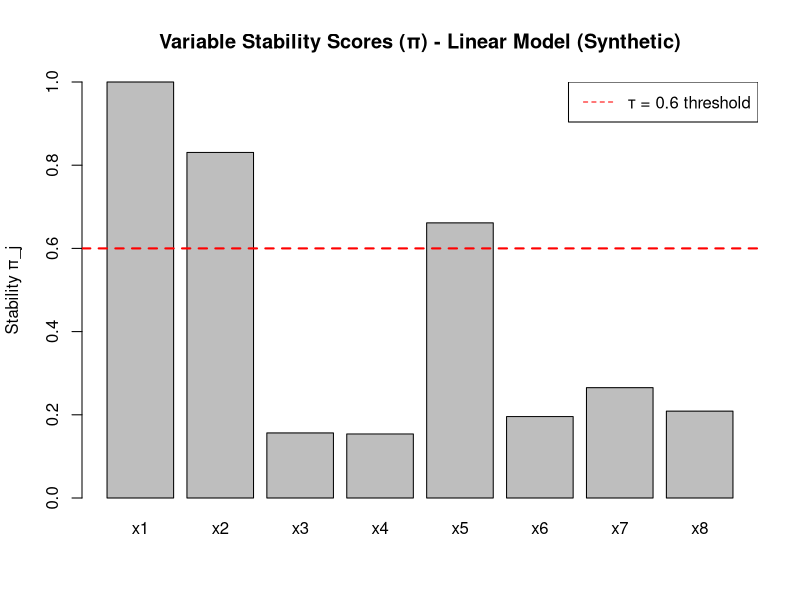
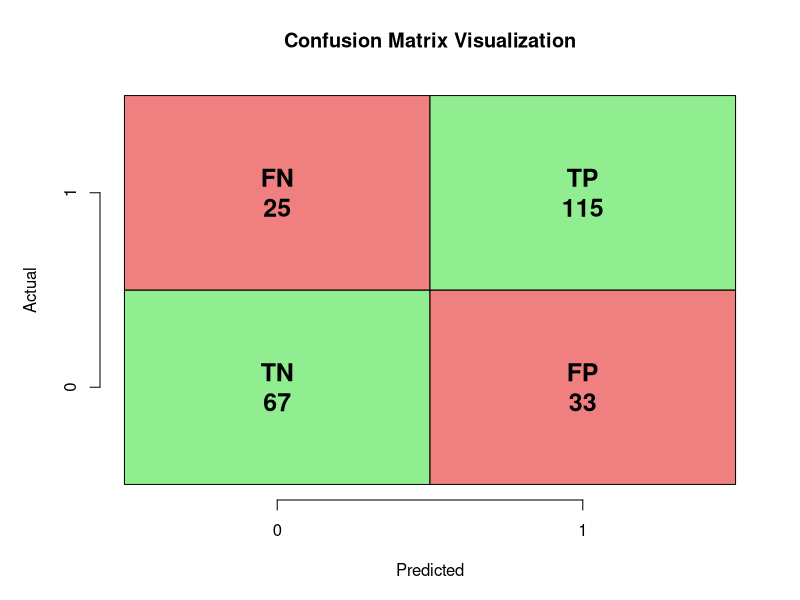

Source code (R) for these figures, in order: (Note: this script raises an error after producing the figures.)
## ---- chunk 1
knitr::opts_chunk$set(
  echo = TRUE,
  message = FALSE,
  warning = FALSE,
  fig.width = 10,
  fig.height = 6
)
set.seed(42)

## ---- chunk 2
## Synthetic Gaussian data

n  <- 200
p  <- 8
X_linear <- as.data.frame(matrix(rnorm(n * p), n, p))
names(X_linear) <- paste0("x", 1:p)

beta <- c(2, -1.5, 0, 0, 1, rep(0, p - 5))
y_linear <- as.numeric(as.matrix(X_linear) %*% beta + rnorm(n, sd = 1.0))

## Synthetic Logistic data

n2 <- 240
p2 <- 6
X_logistic <- as.data.frame(matrix(rnorm(n2 * p2), n2, p2))
names(X_logistic) <- paste0("x", 1:p2)

linlp <- 0.6 + 1.0 * X_logistic$x1 - 1.2 * X_logistic$x2 + 0.8 * X_logistic$x5
pr    <- 1 / (1 + exp(-linlp))
y_logistic <- rbinom(n2, size = 1, prob = pr)

## ---- chunk 3

# -------------------------------------------------------------

# Core Helper: fit_model_aic()

# -------------------------------------------------------------

#' Compute AIC for a model with selected predictors
#'
#' @param X A data frame of predictors (n × p)
#' @param y Response vector of length n
#' @param vars Integer vector of column indices to include (empty = intercept-only)
#' @param model_type Either "gaussian" or "binomial"
#'
#' @return Numeric AIC value
fit_model_aic <- function(X, y, vars, model_type = c("gaussian", "binomial")) {
model_type <- match.arg(model_type)

# Empty model (intercept only)

if (length(vars) == 0) {
df  <- data.frame(y = y)
fam <- if (model_type == "gaussian") gaussian() else binomial()
fit <- glm(y ~ 1, data = df, family = fam)
return(AIC(fit))
}

# Data frame with selected predictors

df  <- data.frame(y = y, X[, vars, drop = FALSE])
fam <- if (model_type == "gaussian") gaussian() else binomial()
fit <- glm(y ~ ., data = df, family = fam)

AIC(fit)
}

## Quick internal test (Gaussian example)

test_aic_empty <- fit_model_aic(
X = X_linear,
y = y_linear,
vars = integer(0),
model_type = "gaussian"
)

test_aic_two_vars <- fit_model_aic(
X = X_linear,
y = y_linear,
vars = c(1, 2),
model_type = "gaussian"
)

cat("Test: Intercept-only AIC =", round(test_aic_empty, 3), "\n")
cat("Test: AIC with x1 + x2    =", round(test_aic_two_vars, 3), "\n")


## ---- chunk 4
#-------------------------------------------------------------
#Algorithm 1: multi_path_forward()
#-------------------------------------------------------------

#' Algorithm 1: Multiple-Path Forward Selection
#'
#' @param X Data frame of predictors
#' @param y Response vector
#' @param model_type "gaussian" or "binomial"
#' @param K Maximum number of steps (defaults to min(p, 10))
#' @param eps Minimum AIC improvement required to expand a model
#' @param delta AIC tolerance for keeping near-ties
#' @param L Maximum number of models to keep per step
#'
#' @return List with:
#' - var_names: predictor names
#' - step_models: models at each step (list of lists)
#' - step_AICs: corresponding AICs
multi_path_forward <- function(
X, y,
model_type = c("gaussian", "binomial"),
K = NULL,
eps = 1e-6,
delta = 2,
L = 50
) {
model_type <- match.arg(model_type)
X <- as.data.frame(X)

p <- ncol(X)
var_names <- colnames(X)
if (is.null(K)) K <- min(p, 10)

#Helper to create unique key for a model

model_key <- function(idx) {
if (length(idx) == 0) return("")
paste(sort(idx), collapse = ",")
}

#Initialize: parent is empty model (intercept only)

parent_models <- list(integer(0))
parent_AICs <- fit_model_aic(X, y, vars = integer(0), model_type = model_type)

step_models <- list()
step_AICs <- list()

for (k in seq_len(K)) {
cat("Step", k, ": processing", length(parent_models), "parent model(s)...\n")

children_list <- list()
children_AICs <- numeric(0)
children_keys <- character(0)

# For each parent, generate all possible children
for (m in seq_along(parent_models)) {
  parent_idx <- parent_models[[m]]
  parent_aic <- parent_AICs[m]

  remaining <- setdiff(seq_len(p), parent_idx)
  if (length(remaining) == 0) next  # no more variables to add

  cand_models <- list()
  cand_AICs   <- numeric(0)

  # Try adding each remaining variable
  for (j in remaining) {
    child_idx <- sort(c(parent_idx, j))
    aic_child <- fit_model_aic(X, y, vars = child_idx, model_type = model_type)
    cand_models[[length(cand_models) + 1]] <- child_idx
    cand_AICs[length(cand_AICs) + 1]       <- aic_child
  }

  if (!length(cand_AICs)) next

  best_child_AIC <- min(cand_AICs)

  # Check: is there at least eps improvement?
  if ((parent_aic - best_child_AIC) < eps) {
    cat("  Parent", m, ": no improvement ≥ eps; stopping expansion.\n")
    next
  }

  # Keep children within delta of best child AIC
  keep_idx <- which(cand_AICs <= best_child_AIC + delta)
  for (i_keep in keep_idx) {
    child_idx <- cand_models[[i_keep]]
    aic_child <- cand_AICs[i_keep]
    key       <- model_key(child_idx)

    children_list[[length(children_list) + 1]] <- child_idx
    children_AICs[length(children_AICs) + 1]   <- aic_child
    children_keys[length(children_keys) + 1]   <- key
  }
}

# If no children generated, stop
if (!length(children_list)) {
  cat("No further improvement. Stopping.\n")
  break
}

# Deduplicate: keep best AIC per unique model key
df_children <- data.frame(
  key = children_keys,
  AIC = children_AICs,
  stringsAsFactors = FALSE
)

agg <- aggregate(AIC ~ key, data = df_children, FUN = min)
agg <- agg[order(agg$AIC), ]

# Cap at L models
if (!is.null(L) && nrow(agg) > L) {
  agg <- agg[seq_len(L), ]
}

cat("  Step", k, "produced", nrow(agg), "unique model(s) after dedup/cap.\n")

# Convert keys back to index vectors
new_parents <- vector("list", nrow(agg))
new_AICs    <- numeric(nrow(agg))

for (i in seq_len(nrow(agg))) {
  key <- agg$key[i]
  if (key == "") {
    idx <- integer(0)
  } else {
    idx <- as.integer(strsplit(key, ",")[[1]])
  }
  new_parents[[i]] <- idx
  new_AICs[i]      <- agg$AIC[i]
}

step_models[[k]] <- new_parents
step_AICs[[k]]   <- new_AICs

parent_models <- new_parents
parent_AICs   <- new_AICs

}

cat("\n=== Algorithm 1 Complete ===\n")

list(
var_names = var_names,
step_models = step_models,
step_AICs = step_AICs
)
}

cat("\n### RUNNING ALGORITHM 1: LINEAR REGRESSION (Synthetic) ###\n\n")
mp_full_linear <- multi_path_forward(
X = X_linear,
y = y_linear,
model_type = "gaussian",
K = NULL, # auto: min(p, 10)
eps = 1e-6,
delta = 2,
L = 50
)

cat("\nModels per step:\n")
print(sapply(mp_full_linear$step_models, length))






## ---- chunk 5
#-------------------------------------------------------------
#Algorithm 2: compute_stability()
#-------------------------------------------------------------

#' Algorithm 2: Compute variable stability via resampling
#'
#' @param X Data frame of predictors
#' @param y Response vector
#' @param model_type "gaussian" or "binomial"
#' @param B Number of resamples
#' @param resample_type "bootstrap" or "subsample"
#' @param m Subsample size (if using subsample)
#' @param K, eps, delta, L Algorithm 1 parameters
#'
#' @return Numeric vector of stability scores (one per predictor)
compute_stability <- function(
X, y,
model_type = c("gaussian", "binomial"),
B = 50,
resample_type = c("bootstrap", "subsample"),
m = NULL,
K = NULL,
eps = 1e-6,
delta = 2,
L = 50
) {
model_type <- match.arg(model_type)
resample_type <- match.arg(resample_type)

X <- as.data.frame(X)
n <- nrow(X)
p <- ncol(X)
var_names <- colnames(X)

if (is.null(m)) m <- ceiling(sqrt(n))
# Matrix to store proportions: rows = resamples, cols = variables

Z <- matrix(0, nrow = B, ncol = p)
colnames(Z) <- var_names

for (b in seq_len(B)) {
if (b %% 10 == 0) cat("Resample", b, "/", B, "\n")

# Generate resample
if (resample_type == "bootstrap") {
  idx <- sample(seq_len(n), size = n, replace = TRUE)
} else {
  idx <- sample(seq_len(n), size = m, replace = FALSE)
}

Xb <- X[idx, , drop = FALSE]
yb <- y[idx]

# Run multi-path search on resample
mp_b <- multi_path_forward(
  X = Xb, y = yb,
  model_type = model_type,
  K = K,
  eps = eps,
  delta = delta,
  L = L
)

# Collect all models from this resample
all_models_b <- unlist(mp_b$step_models, recursive = FALSE)
if (!length(all_models_b)) next

M <- length(all_models_b)

# For each variable, count how many models contain it
for (j in seq_len(p)) {
  count_j <- sum(vapply(
    all_models_b,
    function(idx) j %in% idx,
    logical(1)
  ))
  Z[b, j] <- count_j / M
}

}

#Average over resamples

pi <- colMeans(Z)

cat("\n=== Algorithm 2 Complete ===\n")
cat("Stability scores (π):\n")
print(round(pi, 3))

pi
}

cat("\n### RUNNING ALGORITHM 2: STABILITY (LINEAR, Synthetic) ###\n\n")
stability_pi_linear <- compute_stability(
X = X_linear, y = y_linear,
model_type = "gaussian",
B = 20, # reduced for knitting speed; use 50+ in final
resample_type = "bootstrap",
K = NULL,
eps = 1e-6,
delta = 2,
L = 50
)

barplot(
stability_pi_linear,
main = "Variable Stability Scores (π) - Linear Model (Synthetic)",
ylab = "Stability π_j",
ylim = c(0, 1)
)
abline(h = 0.6, lty = 2, col = "red", lwd = 2)
legend("topright", legend = "τ = 0.6 threshold", lty = 2, col = "red")

## ---- chunk 6

# ---------------------------------------------------------
# Algorithm 3: Plausible Model Selection
# ---------------------------------------------------------
# Combines:
#  • AIC quality (within Δ of best model)
#  • Stability (average π ≥ τ)
# ---------------------------------------------------------

#' Algorithm 3: Select plausible, stable models
#'
#' @param mp_full Output list from Algorithm 1
#' @param stability_pi Named vector of stability scores (Algorithm 2)
#' @param Delta AIC tolerance (default = 2)
#' @param tau Minimum average stability threshold (default = 0.6)
#'
#' @return Data frame of plausible models:
#'   columns = key, AIC, AIC_diff, size, vars, avg_stability
#'
select_plausible_models <- function(
    mp_full,
    stability_pi,
    Delta = 2,
    tau = 0.6
) {

  var_names   <- mp_full$var_names
  step_models <- mp_full$step_models
  step_AICs   <- mp_full$step_AICs

  # Helper: unique key for a set of variables
  model_key <- function(idx) {
    if (length(idx) == 0) return("")
    paste(sort(idx), collapse = ",")
  }

  # Flatten all models and AICs
  all_models <- unlist(step_models, recursive = FALSE)
  all_AICs   <- unlist(step_AICs)

  if (length(all_models) == 0) {
    cat("No models generated!\n")
    return(data.frame())
  }

  # Create model keys
  keys <- vapply(all_models, model_key, character(1))

  df <- data.frame(
    key = keys,
    AIC = all_AICs,
    stringsAsFactors = FALSE
  )

  # Aggregate by model key → keep minimum AIC per model
  agg <- aggregate(AIC ~ key, data = df, FUN = min)

  # Remove intercept-only model
  agg <- agg[agg$key != "", ]

  if (nrow(agg) == 0) {
    cat("No non-intercept models!\n")
    return(data.frame())
  }

  # Compute AIC differences
  best_AIC      <- min(agg$AIC)
  agg$AIC_diff  <- agg$AIC - best_AIC

  # Filter by AIC ≤ best + Delta
  plausible <- agg[agg$AIC_diff <= Delta, ]

  if (nrow(plausible) == 0) {
    cat("No models within AIC window!\n")
    return(data.frame())
  }

  # Compute size and stability
  size      <- integer(nrow(plausible))
  avg_stab  <- numeric(nrow(plausible))
  vars_str  <- character(nrow(plausible))

  for (i in seq_len(nrow(plausible))) {
    key <- plausible$key[i]
    idx <- as.integer(strsplit(key, ",")[[1]])

    size[i] <- length(idx)

    these_vars <- var_names[idx]
    vars_str[i] <- paste(these_vars, collapse = " + ")

    # Stability of the variables in this model
    avg_stab[i] <- mean(stability_pi[these_vars])
  }

  plausible$size          <- size
  plausible$vars          <- vars_str
  plausible$avg_stability <- avg_stab

  # Filter by stability threshold τ
  plausible_final <- plausible[plausible$avg_stability >= tau, ]

  if (nrow(plausible_final) == 0) {
    cat("Warning: No models meet stability threshold τ =", tau, "\n")
    cat("Returning all models in AIC window.\n")
    plausible_final <- plausible
  }

  # Order by AIC
  plausible_final <- plausible_final[order(plausible_final$AIC), ]

  cat("\n=== Algorithm 3 Complete ===\n")
  cat("Selected", nrow(plausible_final), "plausible model(s).\n")

  plausible_final
}

## ---- chunk 7
#' (Optional) Confusion metrics for logistic models
#'
#' Computes confusion matrix and basic metrics at cutoff 0.5:
#' prevalence, accuracy, sensitivity, specificity, FDR, DOR.
#'
#' @param fit glm object with binomial family
#' @param y optional true labels (0/1 or 2-level factor). If NULL,
#'   tries to use fit$y.
#' @param newdata optional newdata for prediction; if NULL, uses training data.
#' @param cutoff probability threshold (default 0.5)
#'
#' @return list with 'confusion_matrix' and 'metrics' (named numeric vector)
confusion_metrics <- function(
    fit,
    y = NULL,
    newdata = NULL,
    cutoff = 0.5
) {
  if (!inherits(fit, "glm")) {
    stop("'fit' must be a glm object.")
  }
  fam <- stats::family(fit)$family
  if (fam != "binomial") {
    stop("'fit' must have binomial family.")
  }
  
  if (is.null(newdata)) {
    probs <- stats::fitted(fit)
  } else {
    probs <- stats::predict(fit, newdata = newdata, type = "response")
  }
  
  if (is.null(y)) {
    if (!is.null(fit$y)) {
      y <- fit$y
    } else {
      stop("Argument 'y' must be supplied if fit$y is not available.")
    }
  }
  
  if (is.factor(y)) {
    if (nlevels(y) != 2L) stop("y must be binary.")
    y <- as.integer(y == levels(y)[2L])
  } else {
    y <- as.numeric(y)
  }
  
  if (length(y) != length(probs)) {
    stop("length(y) must equal length of predicted probabilities.")
  }
  
  pred <- as.integer(probs >= cutoff)
  
  TP <- sum(pred == 1 & y == 1, na.rm = TRUE)
  TN <- sum(pred == 0 & y == 0, na.rm = TRUE)
  FP <- sum(pred == 1 & y == 0, na.rm = TRUE)
  FN <- sum(pred == 0 & y == 1, na.rm = TRUE)
  
  total <- TP + TN + FP + FN
  
  prevalence  <- (TP + FN) / total
  accuracy    <- (TP + TN) / total
  sensitivity <- if ((TP + FN) == 0) NA_real_ else TP / (TP + FN)
  specificity <- if ((TN + FP) == 0) NA_real_ else TN / (TN + FP)
  FDR         <- if ((TP + FP) == 0) NA_real_ else FP / (TP + FP)
  DOR         <- if (TP == 0 || TN == 0 || FP == 0 || FN == 0) {
    NA_real_
  } else {
    (TP * TN) / (FP * FN)
  }
  
  cm <- matrix(
    c(TN, FP, FN, TP),
    nrow = 2, byrow = TRUE,
    dimnames = list(
      Predicted = c("0", "1"),
      True      = c("0", "1")
    )
  )
  
  list(
    confusion_matrix = cm,
    metrics = c(
      prevalence  = prevalence,
      accuracy    = accuracy,
      sensitivity = sensitivity,
      specificity = specificity,
      FDR         = FDR,
      DOR         = DOR
    )
  )
}
## ---- chunk 8
#-------------------------------------------------------------
#Algorithm 4: multi_path_AIC_pipeline()
#-------------------------------------------------------------

#' Algorithm 4: Complete Multi-Path AIC Pipeline
#'
#' @param X data frame of predictors
#' @param y response vector
#' @param model_type "gaussian" or "binomial"
#' @param K, eps, delta, L Algorithm 1 parameters
#' @param B, resample_type, m Algorithm 2 parameters
#' @param Delta, tau Algorithm 3 parameters
#'
#' @return list with:
#'   - mp_full: Algorithm 1 output
#'   - stability_pi: Algorithm 2 output
#'   - plausible: Algorithm 3 output
multi_path_AIC_pipeline <- function(
    X, y,
    model_type = c("gaussian", "binomial"),
    K = NULL,
    eps = 1e-6,
    delta = 2,
    L = 50,
    B = 50,
    resample_type = c("bootstrap", "subsample"),
    m = NULL,
    Delta = 2,
    tau = 0.6
) {
  model_type    <- match.arg(model_type)
  resample_type <- match.arg(resample_type)

  cat("\n", strrep("=", 60), "\n")
  cat("MULTI-PATH AIC PIPELINE\n")
  cat("Model type:", model_type, "\n")
  cat("Resamples (B):", B, "\n")
  cat(strrep("=", 60), "\n\n")

  # Step 1: Multi-path forward selection
  cat(">>> STEP 1: Multi-Path Forward Selection <<<\n\n")
  mp_full <- multi_path_forward(
    X = X, y = y,
    model_type = model_type,
    K = K,
    eps = eps,
    delta = delta,
    L = L
  )

  # Step 2: Stability via resampling
  cat("\n>>> STEP 2: Stability Estimation via Resampling <<<\n\n")
  stability_pi <- compute_stability(
    X = X, y = y,
    model_type    = model_type,
    B             = B,
    resample_type = resample_type,
    m             = m,
    K = K,
    eps = eps,
    delta = delta,
    L = L
  )

  # Step 3: Plausible models
  cat("\n>>> STEP 3: Plausible Model Selection <<<\n\n")
  plausible <- select_plausible_models(
    mp_full      = mp_full,
    stability_pi = stability_pi,
    Delta        = Delta,
    tau          = tau
  )

  cat("\n", strrep("=", 60), "\n")
  cat("PIPELINE COMPLETE\n")
  cat(strrep("=", 60), "\n")

  list(
    mp_full      = mp_full,
    stability_pi = stability_pi,
    plausible    = plausible
  )
}

## ---- chunk 9
cat("\n\n")
cat(strrep("#", 70), "\n")
cat("COMPLETE EXAMPLE: LINEAR REGRESSION (Synthetic Data)\n")
cat(strrep("#", 70), "\n\n")

result_linear <- multi_path_AIC_pipeline(
X = X_linear,
y = y_linear,
model_type = "gaussian",
K = NULL, # min(p, 10)
eps = 1e-6,
delta = 2,
L = 50,
B = 20, # reduced for knitting speed; 50+ recommended
resample_type = "bootstrap",
m = NULL,
Delta = 2,
tau = 0.6
)

cat("\n### FINAL RESULTS: LINEAR REGRESSION ###\n\n")
cat("Number of plausible models:", nrow(result_linear$plausible), "\n\n")

final_table <- result_linear$plausible[
, c("AIC", "AIC_diff", "size", "vars", "avg_stability")
]
rownames(final_table) <- NULL
print(final_table)

cat("\n### Stability Scores ###\n")
print(round(result_linear$stability_pi, 3))
## ---- chunk 10

cat("\n\n")
cat(strrep("#", 70), "\n")
cat("COMPLETE EXAMPLE: LOGISTIC REGRESSION (Synthetic Binary Data)\n")
cat(strrep("#", 70), "\n\n")

result_logistic <- multi_path_AIC_pipeline(
  X             = X_logistic,
  y             = y_logistic,
  model_type    = "binomial",
  K             = NULL,
  eps           = 1e-6,
  delta         = 2,
  L             = 50,
  B             = 20,
  resample_type = "bootstrap",
  m             = NULL,
  Delta         = 2,
  tau           = 0.6
)

cat("\n### FINAL RESULTS: LOGISTIC REGRESSION ###\n\n")
cat("Number of plausible models:", nrow(result_logistic$plausible), "\n\n")

final_table_log <- result_logistic$plausible[
  , c("AIC", "AIC_diff", "size", "vars", "avg_stability")
]
rownames(final_table_log) <- NULL
print(final_table_log)

cat("\n### Stability Scores ###\n")
print(round(result_logistic$stability_pi, 3))

# ============================================================================
# NEW SECTION: Confusion Matrix and Classification Metrics
# ============================================================================

cat("\n\n")
cat(strrep("=", 70), "\n")
cat("CLASSIFICATION PERFORMANCE EVALUATION\n")
cat(strrep("=", 70), "\n\n")

if (nrow(result_logistic$plausible) > 0) {
  # Extract best plausible model
  best_key <- result_logistic$plausible$key[1]
  best_vars <- result_logistic$plausible$vars[1]
  best_idx <- as.integer(strsplit(best_key, ",")[[1]])
  
  cat("Best Plausible Model:", best_vars, "\n\n")
  
  # Fit the best model
  X_best <- X_logistic[, best_idx, drop = FALSE]
  df_logistic <- data.frame(y = y_logistic, X_best)
  fit_best_logistic <- glm(y ~ ., data = df_logistic, family = binomial())
  
  # Compute confusion matrix and metrics
  cm_results <- confusion_metrics(
    fit = fit_best_logistic,
    y = y_logistic,
    cutoff = 0.5
  )
  
  cat("### Confusion Matrix (Cutoff = 0.5) ###\n\n")
  print(cm_results$confusion_matrix)
  
  cat("\n### Classification Metrics ###\n\n")
  metrics_df <- data.frame(
    Metric = names(cm_results$metrics),
    Value = round(cm_results$metrics, 4)
  )
  rownames(metrics_df) <- NULL
  print(metrics_df)
  
  # Visual representation
  cat("\n### Key Performance Indicators ###\n\n")
  cat(sprintf("  Accuracy:    %.2f%% (%.0f/%.0f correct)\n", 
              cm_results$metrics["accuracy"] * 100,
              sum(diag(cm_results$confusion_matrix)),
              sum(cm_results$confusion_matrix)))
  
  cat(sprintf("  Sensitivity: %.2f%% (True Positive Rate)\n", 
              cm_results$metrics["sensitivity"] * 100))
  
  cat(sprintf("  Specificity: %.2f%% (True Negative Rate)\n", 
              cm_results$metrics["specificity"] * 100))
  
  cat(sprintf("  FDR:         %.2f%% (False Discovery Rate)\n", 
              cm_results$metrics["FDR"] * 100))
  
  cat(sprintf("  DOR:         %.2f (Diagnostic Odds Ratio)\n", 
              cm_results$metrics["DOR"]))
  
  # Interpretation
  cat("\n### Interpretation ###\n\n")
  cat("The confusion matrix shows the model's classification performance:\n")
  cat("- True Negatives (TN):", cm_results$confusion_matrix[1,1], "\n")
  cat("- False Positives (FP):", cm_results$confusion_matrix[1,2], "\n")
  cat("- False Negatives (FN):", cm_results$confusion_matrix[2,1], "\n")
  cat("- True Positives (TP):", cm_results$confusion_matrix[2,2], "\n\n")
  
  if (cm_results$metrics["accuracy"] > 0.8) {
    cat("The model demonstrates strong classification performance (>80% accuracy).\n")
  } else if (cm_results$metrics["accuracy"] > 0.7) {
    cat("The model shows acceptable classification performance (70-80% accuracy).\n")
  } else {
    cat("The model may need improvement (accuracy <70%).\n")
  }
  
  # Optional: Plot confusion matrix as heatmap
  cat("\n")
  library(graphics)
  
  # Create a simple confusion matrix visualization
  cm_matrix <- cm_results$confusion_matrix
  par(mar = c(5, 5, 4, 2))
  
  # Normalize for color scaling
  cm_prop <- cm_matrix / sum(cm_matrix)
  
  # Create color palette
  colors <- c("white", "lightblue", "blue", "darkblue")
  color_breaks <- seq(0, max(cm_prop), length.out = length(colors) + 1)
  
  # Simple text-based display
  plot(1, 1, type = "n", xlim = c(0, 2), ylim = c(0, 2), 
       xlab = "Predicted", ylab = "Actual",
       main = "Confusion Matrix Visualization",
       xaxt = "n", yaxt = "n", bty = "n")
  
  # Add grid
  rect(c(0, 1), c(0, 0), c(1, 2), c(1, 1), 
       col = c("lightgreen", "lightcoral"))
  rect(c(0, 1), c(1, 1), c(1, 2), c(2, 2), 
       col = c("lightcoral", "lightgreen"))
  
  # Add values
  text(0.5, 0.5, paste0("TN\n", cm_matrix[1,1]), cex = 1.5, font = 2)
  text(1.5, 0.5, paste0("FP\n", cm_matrix[1,2]), cex = 1.5, font = 2)
  text(0.5, 1.5, paste0("FN\n", cm_matrix[2,1]), cex = 1.5, font = 2)
  text(1.5, 1.5, paste0("TP\n", cm_matrix[2,2]), cex = 1.5, font = 2)
  
  # Add axis labels
  axis(1, at = c(0.5, 1.5), labels = c("0", "1"))
  axis(2, at = c(0.5, 1.5), labels = c("0", "1"))
  
} else {
  cat("No plausible models found - cannot compute confusion matrix.\n")
}

cat("\n")
cat(strrep("=", 70), "\n\n")

## ---- chunk 11
cat("\n### PARAMETER SUMMARY ###\n\n")

params_df <- data.frame(
Algorithm = c(
"Algorithm 1", "Algorithm 1", "Algorithm 1", "Algorithm 1",
"Algorithm 2", "Algorithm 2",
"Algorithm 3", "Algorithm 3"
),
Parameter = c(
"K", "ε", "δ", "L",
"B", "resample_type",
"Δ", "τ"
),
Used_Value = c(
"min(p, 10)", "1e-6", "2", "50",
"20 (demo; 50+ recommended)", "bootstrap",
"2", "0.6"
),
Description = c(
"Maximum model size",
"Minimum AIC improvement threshold",
"AIC tolerance for near-ties",
"Max models per step",
"Number of resamples",
"Resample method (bootstrap/subsample)",
"AIC tolerance for plausibility window",
"Minimum average stability threshold"
),
stringsAsFactors = FALSE
)

print(params_df)

## ---- chunk 12
### Package vignette

#The `mpssAIC` package includes a vignette that demonstrates the full workflow on a real dataset (diabetes progression).  
#The vignette is stored in `mpssAIC/vignettes/` and can be accessed after installing the package via:


browseVignettes("mpssAIC")
library(testthat)
test_package("mpssAIC")

## ---- chunk 13
# -------------------------------------------------------------

# BONUS VISUALIZATION 1

# Branching complexity of multi-path forward selection (linear)

# -------------------------------------------------------------

# Uses: mp_full_linear created earlier from the linear example.

# Shows how many models are "alive" at each forward-selection step.

# -------------------------------------------------------------

if (exists("mp_full_linear")) {
models_per_step <- sapply(mp_full_linear$step_models, length)
steps <- seq_along(models_per_step)

par(mar = c(5, 5, 4, 2))
plot(
steps, models_per_step,
type = "b",
xlab = "Forward-selection step (k)",
ylab = "Number of models",
main = "Branching of Multi-Path Forward Selection (Linear Example)",
lwd  = 2,
pch  = 19
)
grid()

cat(
"\nBonus visualization 1: Branching complexity\n",
"------------------------------------------------------------\n",
"This plot tracks how many candidate models survive at each\n",
"forward-selection step. A flat line would correspond to a\n",
"single greedy path, while growth indicates that the algorithm\n",
"is exploring multiple near-best paths in parallel.\n\n"
)

} else {
cat("Object 'mp_full_linear' not found; run the linear pipeline first.\n")
}

## ---- chunk 14

# ------------------------------------------------------------------

# BONUS VISUALIZATION 2

# Jaccard similarity heatmap for plausible models (linear)

# ------------------------------------------------------------------

# Uses: result_linear$plausible and mp_full_linear$var_names.

# Builds a model-by-model Jaccard similarity matrix based on the

# variables in each plausible model and displays it as a heatmap.

# ------------------------------------------------------------------

if (exists("result_linear") &&
!is.null(result_linear$plausible) &&
nrow(result_linear$plausible) > 0 &&
exists("mp_full_linear")) {

plaus     <- result_linear$plausible
var_names <- mp_full_linear$var_names

model_keys <- plaus$key
M <- length(model_keys)
P <- length(var_names)

# Incidence matrix: rows = models, cols = variables

incidence <- matrix(0, nrow = M, ncol = P)
colnames(incidence) <- var_names
rownames(incidence) <- paste0("M", seq_len(M))

for (i in seq_len(M)) {
idx <- as.integer(strsplit(model_keys[i], ",")[[1]])
incidence[i, idx] <- 1
}

# Jaccard similarity between models

jaccard <- matrix(0, nrow = M, ncol = M)
rownames(jaccard) <- rownames(incidence)
colnames(jaccard) <- rownames(incidence)

for (i in seq_len(M)) {
for (j in seq_len(M)) {
inter <- sum(incidence[i, ] & incidence[j, ])
union <- sum(incidence[i, ] | incidence[j, ])
jaccard[i, j] <- if (union == 0) 0 else inter / union
}
}

if (M > 1) {
# Slightly nicer color scale (still base R)
pal <- colorRampPalette(c("white", "gold", "orange", "red", "darkred"))(50)
heatmap(
  jaccard,
  Rowv   = NA,
  Colv   = NA,
  scale  = "none",
  col    = pal,
  main   = "Jaccard Similarity of Plausible Models (Linear Example)",
  xlab   = "Model",
  ylab   = "Model",
  margins = c(6, 6)
)

cat(
  "\nBonus visualization 2: Jaccard overlap heatmap\n",
  "------------------------------------------------------------\n",
  "Each cell shows the Jaccard similarity between a pair of\n",
  "plausible models (intersection / union of their variable sets).\n",
  "Dark cells (near 1) indicate highly overlapping models, while\n",
  "light cells (near 0) correspond to models that use mostly\n",
  "different predictors. This makes it easy to see whether the\n",
  "plausible set is redundant or genuinely diverse.\n\n"
)

} else {
cat("Only one plausible model found; Jaccard heatmap is not informative.\n")
}

} else {
cat("Plausible models for the linear example not found; run the linear pipeline first.\n")
}
